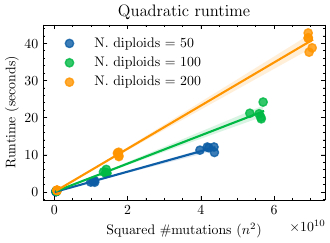

This chart was generated by the following Python code:
#!/usr/bin/env -S uv -n run --script
# /// script
# requires-python = ">=3.12"
# dependencies = [
#     "arviz-plots==0.7.0",
#     "matplotlib==3.10.7",
#     "matplotlib-label-lines",
#     "numpy==2.3.5",
#     "pandas==2.3.3",
#     "plotnine==0.15.1",
#     "scienceplots==2.2.0",
#     "seaborn==0.13.2",
# ]
# ///


__generated_with = "0.18.3"

# %%
# Initialization code that runs before all other cells
import matplotlib
import matplotlib.pyplot as plt
import scienceplots
plt.style.use('science')
matplotlib.rcParams.update(
    {
        "pgf.texsystem": "pdflatex",
        "font.family": "serif",
        "text.usetex": True,
        "pgf.rcfonts": False,
    }
)

# Aesthetics
textwidth = 3.31314
aspect_ratio = 6/8
scale = 1.0
width = textwidth * scale
height = width * aspect_ratio

# %%
import seaborn as sns
import numpy as np
import pandas as pd

# %%
df = pd.read_csv("results/tables/00-benchmark_ld_compute.csv")
df = df[df["n_samples"] > 10]
df

# %%
fig, ax = plt.subplots()
for n, gr in df.groupby("n_samples"):
    sns.regplot(
        x=gr["n_mutations"] ** 2,
        y=gr["runtime_seconds"],
        scatter=True,
        label=f"N. diploids = {n}",
        ax=ax,
    )
# Labels, title, legend
ax.set_xlabel(r"Squared \#mutations ($n^2$)")
ax.set_ylabel("Runtime (seconds)")
ax.set_title("Quadratic runtime")
plt.legend()
plt.tight_layout()
plt.savefig("plots/00-benchmark_ld_compute.pdf")
plt.show()

# %%
matplotlib.use("pgf")
plt.savefig("plots/00-benchmark_ld_compute.pgf")
